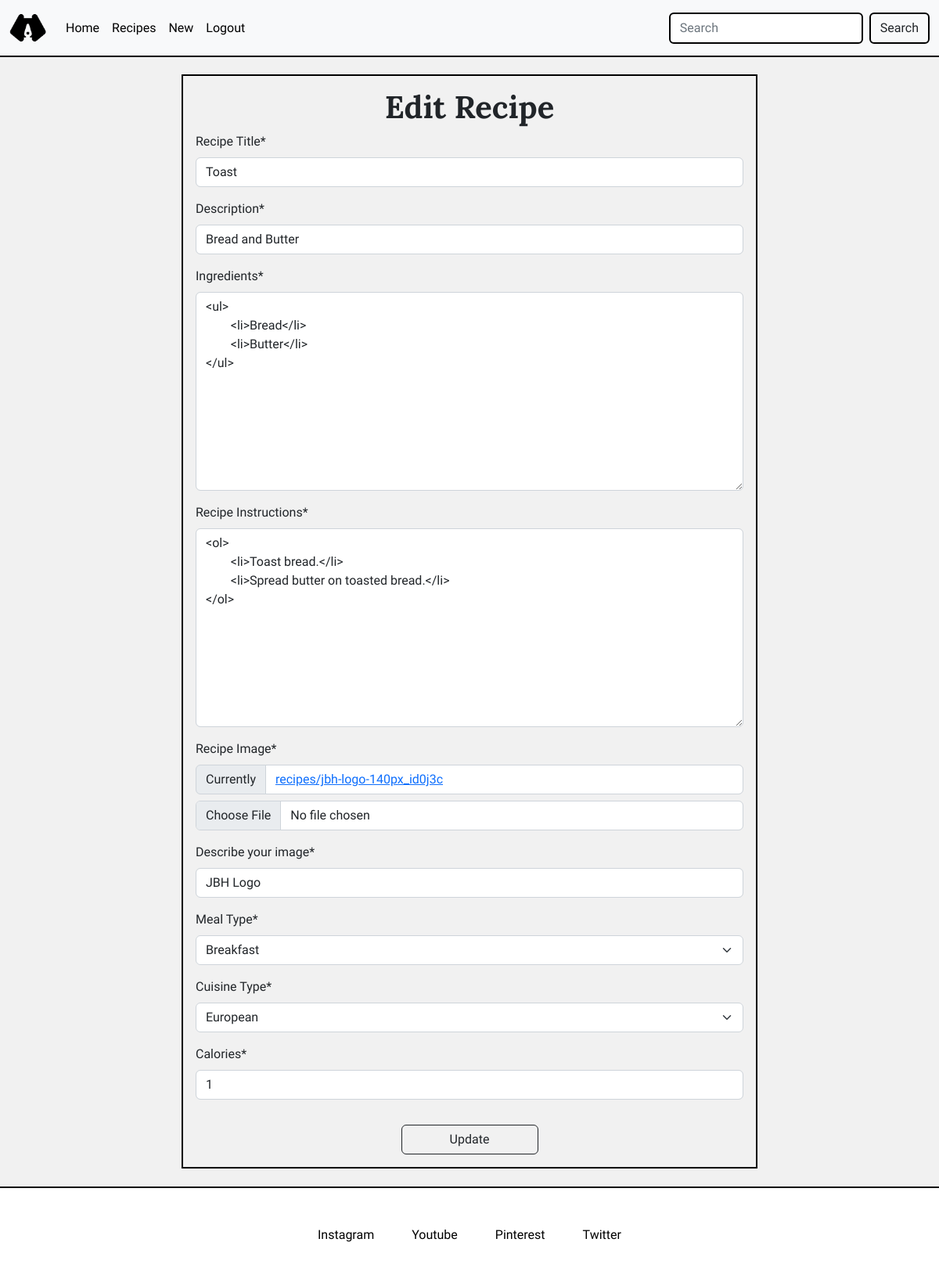
The page /recipes/edit/2 (signed in) on the database its author committed.
### recipes/models.py (models this page shows, shortened)
class Recipe(models.Model):
    user = models.ForeignKey(
        User, related_name="recipe_owner", on_delete=models.CASCADE
    )
    title = models.CharField(max_length=300, null=False, blank=False)
    description = models.CharField(max_length=500, null=False, blank=False)
    ingredients = RichTextField(max_length=10000, null=False, blank=False)
    instructions = RichTextField(max_length=10000, null=False, blank=False)
    image = ResizedImageField(
        size=[400, None],
        quality=75,
        upload_to="recipes/",
        force_format="WEBP",
        blank=False,
        null=False,
    )
    image_alt = models.CharField(max_length=100, null=False, blank=False)
    meal_type = models.CharField(max_length=50, choices=MEAL_TYPES, default="breakfast")
    cuisine_types = models.CharField(
        max_length=50, choices=CUISINE_TYPES, default="african"
    )
    calories = models.IntegerField()
    posted_date = models.DateTimeField(auto_now=True)
    class Meta:
        ordering = ["-posted_date"]

### recipes/views.py (the view)
# urls.py: path("edit/<slug:pk>", EditRecipe.as_view(), name="edit_recipe"),
class EditRecipe(LoginRequiredMixin, UserPassesTestMixin, UpdateView):
    template_name = 'recipes/edit_recipe.html'
    model = Recipe
    form_class = RecipeForm
    success_url = '/recipes/'
    def test_func(self):
        return self.request.user == self.get_object().user

### recipes/forms.py
class RecipeForm(forms.ModelForm):
    class Meta:
        model = Recipe
        fields = [
            "title",
            "description",
            "ingredients",
            "instructions",
            "image",
            "image_alt",
            "meal_type",
            "cuisine_types",
            "calories",
        ]
        ingredients = forms.CharField(widget=RichTextWidget())
        instructions = forms.CharField(widget=RichTextWidget())
        widget = {
            "description": forms.Textarea(attrs={"rows": 5}),
        }
        labels = {
            "title": "Recipe Title",
            "description": "Description",
            "Ingredients": "Recipe Ingredients",
            "instructions": "Recipe Instructions",
            "image": "Recipe Image",
            "image_alt": "Describe your image",
            "meal_type": "Meal Type",
            "cuisine_types": "Cuisine Type",
            "calories": "Calories",
        }

### recipes/templates/recipes/edit_recipe.html (shortened to what this page needs)
{% extends 'base.html' %}
{% block content %}
<div class="container">
    <div class="row justify-content-center align-items-center">
        <div class="col-8">
            <form action="" method="POST" enctype="multipart/form-data" class="p-3 form">
                <h1 class="text-center">Edit Recipe</h1>
                {{ form | crispy }}
                <div class="text-center">
                    <button type="submit" class="btn btn-outline-dark w-25 mt-3">
                        Update
                    </button>
                </div>
            </form>
        </div>
    </div>
</div>
{% endblock %}

### templates/base.html (shortened to what this page needs)
{% load static %}
<!DOCTYPE html>
<html lang="en">
<head>
    <link href="https://cdn.jsdelivr.net/npm/bootstrap@5.2.3/dist/css/bootstrap.min.css" rel="stylesheet"
>
    <link rel="stylesheet" href="{% static 'css/base-style.css' %}">
    </head>
<body>
    {% include 'includes/header.html' %}
    <main>
        {% block content %}
        {% endblock %}
    </main>
    {% include 'includes/footer.html' %}
</body>
</html>

### templates/includes/header.html (shortened to what this page needs)
{% load static %}
<header>
    {% with request.resolver_match.url_name as url_name %}
    <nav class="navbar navbar-expand-lg bg-light">
        <div class="container-fluid">
            <a class="navbar-brand" href="#"><img src="{% static 'images/jbh-logo-70px.png' %}" alt="JBH Logo" class="logo"></a>
            <div class="collapse navbar-collapse justify-content-between" id="navbarNav">
                <ul class="navbar-nav">
                    <li class="nav-item">
                        <a class="nav-link {% if url_name == 'home' %}active{% endif %}" aria-current="page" href="{% url 'home' %}">Home</a>
                    </li>
                    <li class="nav-item">
                        <a class="nav-link {% if url_name == 'recipes' %}active{% endif %}" href="{% url 'recipes' %}">Recipes</a>
                    </li>
                    <li class="nav-item">
                        <a class="nav-link {% if url_name == 'add_recipe' %}active{% endif %}" href="{% url 'add_recipe' %}">New</a>
                    </li>
                    {% if request.user.is_authenticated %}
                    <li class="nav-item">
                        <a class="nav-link {% if url_name == 'accounts_logout' %}active{% endif %}" href="/accounts/logout/">Logout</a>
                    </li>
                    {% endif %}
                </ul>
                <form class="d-flex" role="search">
                    <input class="form-control me-2 search__bar" type="search" placeholder="Search" aria-label="Search">
                    <button class="btn btn-outline-dark search__button" type="submit">Search</button>
                </form>
            </div>
        </div>
    </nav>
    {% endwith %}
</header>

### templates/includes/footer.html
{% load static %}
<footer class="container-fluid">
    <div class="row">
        <div class="col-12 d-flex justify-content-center align-items-center gap-5 py-5">
            <a href="#" target="_blank" rel="noopener" aria-label="Linked - Opens in new tab"
                class="footer__links">Instagram</a>
            <a href="#" target="_blank" rel="noopener" aria-label="Linked - Opens in new tab"
                class="footer__links">Youtube</a>
            <a href="#" target="_blank" rel="noopener" aria-label="Linked - Opens in new tab"
                class="footer__links">Pinterest</a>
            <a href="#" target="_blank" rel="noopener" aria-label="Linked - Opens in new tab"
                class="footer__links">Twitter</a>
        </div>
    </div>
</footer>

### static/css/base-style.css (style rules this page uses)
:root { --f-primary: 'Lora', serif; --f-secondary: 'Plus Jakarta Sans', sans-serif; --background: #f1f1f1; --black: #000; --pink: #dd7191; --border: 2px solid var(--black); }
html, body { height: 100%; }
body { display: flex; flex-direction: column; font-family: var(--f-secondary); }
main { flex: 1 0 auto; background-color: var(--background); }
h1, h2, h3, h4, h5, h6 { font-family: var(--f-primary); font-weight: 700; }
.navbar { background-color: var(--background); border-bottom: var(--border); }
a.nav-link { color: var(--black); }
.logo { width: 3rem; }
.search__bar, .search__button, .form__button { border: var(--border); }
footer { border-top: var(--border); }
.footer__links { font-family: var(--f-secondary); text-decoration: none; color: var(--black); }
.form { width: 100%; margin: 3% auto; border: var(--border); }

### rows shown on the page
Recipe: title "Toast", description "Bread and Butter", ingredients "<ul> <li>Bread</li> <li>Butter</li> </ul>", instructions "<ol> <li>Toast bread.</li> <li>Spread butter on toasted bread.</li> </ol>", image_alt "JBH Logo", meal_type "Breakfast", cuisine_types "European", calories "1"
